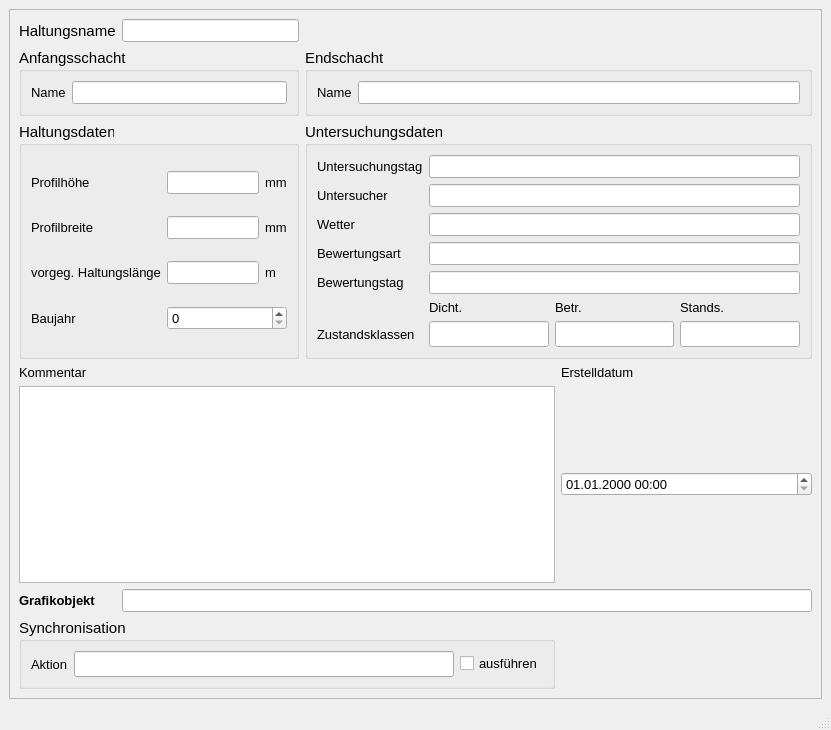
<?xml version="1.0" encoding="UTF-8"?>
<ui version="4.0">
 <class>MainWindow</class>
 <widget class="QMainWindow" name="MainWindow">
  <property name="geometry">
   <rect>
    <x>0</x>
    <y>0</y>
    <width>831</width>
    <height>730</height>
   </rect>
  </property>
  <property name="sizePolicy">
   <sizepolicy hsizetype="Preferred" vsizetype="Preferred">
    <horstretch>0</horstretch>
    <verstretch>0</verstretch>
   </sizepolicy>
  </property>
  <property name="minimumSize">
   <size>
    <width>620</width>
    <height>590</height>
   </size>
  </property>
  <property name="maximumSize">
   <size>
    <width>16777215</width>
    <height>16777215</height>
   </size>
  </property>
  <property name="baseSize">
   <size>
    <width>0</width>
    <height>0</height>
   </size>
  </property>
  <property name="font">
   <font>
    <family>Tahoma</family>
    <pointsize>10</pointsize>
   </font>
  </property>
  <property name="windowTitle">
   <string>MainWindow</string>
  </property>
  <widget class="QWidget" name="centralwidget">
   <layout class="QGridLayout" name="gridLayout">
    <item row="0" column="0">
     <widget class="QScrollArea" name="scrollArea">
      <property name="widgetResizable">
       <bool>true</bool>
      </property>
      <widget class="QWidget" name="scrollAreaWidgetContents">
       <property name="geometry">
        <rect>
         <x>0</x>
         <y>0</y>
         <width>807</width>
         <height>653</height>
        </rect>
       </property>
       <layout class="QGridLayout" name="gridLayout_2">
        <item row="0" column="0">
         <widget class="QLabel" name="label">
          <property name="font">
           <font>
            <family>Tahoma</family>
            <pointsize>11</pointsize>
           </font>
          </property>
          <property name="text">
           <string>Haltungsname</string>
          </property>
         </widget>
        </item>
        <item row="0" column="1">
         <widget class="QLineEdit" name="leitnam">
          <property name="font">
           <font>
            <family>Tahoma</family>
            <pointsize>10</pointsize>
           </font>
          </property>
          <property name="toolTip">
           <string>&lt;html&gt;&lt;head/&gt;&lt;body&gt;&lt;p&gt;Eindeutiger Haltungsname&lt;/p&gt;&lt;/body&gt;&lt;/html&gt;</string>
          </property>
          <property name="statusTip">
           <string>Eindeutiger Haltungsname</string>
          </property>
         </widget>
        </item>
        <item row="1" column="0" colspan="2">
         <widget class="QGroupBox" name="groupBox">
          <property name="font">
           <font>
            <family>Tahoma</family>
            <pointsize>11</pointsize>
           </font>
          </property>
          <property name="title">
           <string>Anfangsschacht</string>
          </property>
          <layout class="QGridLayout" name="gridLayout_3">
           <item row="0" column="0">
            <widget class="QLabel" name="label_3">
             <property name="font">
              <font>
               <family>Tahoma</family>
               <pointsize>10</pointsize>
              </font>
             </property>
             <property name="text">
              <string>Name</string>
             </property>
            </widget>
           </item>
           <item row="0" column="1">
            <widget class="QLineEdit" name="schoben">
             <property name="font">
              <font>
               <family>Tahoma</family>
               <pointsize>10</pointsize>
              </font>
             </property>
             <property name="toolTip">
              <string>&lt;html&gt;&lt;head/&gt;&lt;body&gt;&lt;p&gt;Name des oberen Schachts&lt;/p&gt;&lt;/body&gt;&lt;/html&gt;</string>
             </property>
             <property name="statusTip">
              <string>Name des oberen Schachts</string>
             </property>
            </widget>
           </item>
          </layout>
         </widget>
        </item>
        <item row="1" column="2" colspan="2">
         <widget class="QGroupBox" name="groupBox_3">
          <property name="font">
           <font>
            <family>Tahoma</family>
            <pointsize>11</pointsize>
           </font>
          </property>
          <property name="title">
           <string>Endschacht</string>
          </property>
          <layout class="QGridLayout" name="gridLayout_4">
           <item row="0" column="0">
            <widget class="QLabel" name="label_9">
             <property name="font">
              <font>
               <family>Tahoma</family>
               <pointsize>10</pointsize>
              </font>
             </property>
             <property name="text">
              <string>Name</string>
             </property>
            </widget>
           </item>
           <item row="0" column="1">
            <widget class="QLineEdit" name="schunten">
             <property name="font">
              <font>
               <family>Tahoma</family>
               <pointsize>10</pointsize>
              </font>
             </property>
             <property name="toolTip">
              <string>&lt;html&gt;&lt;head/&gt;&lt;body&gt;&lt;p&gt;Name des unteren Schachts&lt;/p&gt;&lt;/body&gt;&lt;/html&gt;</string>
             </property>
             <property name="statusTip">
              <string>Name des unteren Schachts</string>
             </property>
            </widget>
           </item>
          </layout>
         </widget>
        </item>
        <item row="2" column="0" colspan="2">
         <widget class="QGroupBox" name="groupBox_2">
          <property name="font">
           <font>
            <family>Tahoma</family>
            <pointsize>11</pointsize>
           </font>
          </property>
          <property name="title">
           <string>Haltungsdaten</string>
          </property>
          <layout class="QGridLayout" name="gridLayout_5">
           <item row="0" column="0">
            <widget class="QLabel" name="label_6">
             <property name="font">
              <font>
               <family>Tahoma</family>
               <pointsize>10</pointsize>
              </font>
             </property>
             <property name="text">
              <string>Profilhöhe</string>
             </property>
            </widget>
           </item>
           <item row="0" column="1">
            <widget class="QLineEdit" name="hoehe">
             <property name="font">
              <font>
               <family>Tahoma</family>
               <pointsize>10</pointsize>
              </font>
             </property>
             <property name="toolTip">
              <string>&lt;html&gt;&lt;head/&gt;&lt;body&gt;&lt;p&gt;Bedeutung hängt vom Profiltyp ab&lt;/p&gt;&lt;/body&gt;&lt;/html&gt;</string>
             </property>
             <property name="statusTip">
              <string>Bedeutung hängt vom Profiltyp ab</string>
             </property>
            </widget>
           </item>
           <item row="0" column="2">
            <widget class="QLabel" name="label_16">
             <property name="font">
              <font>
               <family>Tahoma</family>
               <pointsize>10</pointsize>
              </font>
             </property>
             <property name="text">
              <string>mm</string>
             </property>
            </widget>
           </item>
           <item row="1" column="0">
            <widget class="QLabel" name="label_7">
             <property name="font">
              <font>
               <family>Tahoma</family>
               <pointsize>10</pointsize>
              </font>
             </property>
             <property name="text">
              <string>Profilbreite</string>
             </property>
            </widget>
           </item>
           <item row="1" column="1">
            <widget class="QLineEdit" name="breite">
             <property name="font">
              <font>
               <family>Tahoma</family>
               <pointsize>10</pointsize>
              </font>
             </property>
             <property name="toolTip">
              <string>&lt;html&gt;&lt;head/&gt;&lt;body&gt;&lt;p&gt;Bedeutung hängt vom Profiltyp ab&lt;/p&gt;&lt;/body&gt;&lt;/html&gt;</string>
             </property>
             <property name="statusTip">
              <string>Bedeutung hängt vom Profiltyp ab</string>
             </property>
            </widget>
           </item>
           <item row="1" column="2">
            <widget class="QLabel" name="label_20">
             <property name="font">
              <font>
               <family>Tahoma</family>
               <pointsize>10</pointsize>
              </font>
             </property>
             <property name="text">
              <string>mm</string>
             </property>
            </widget>
           </item>
           <item row="2" column="0">
            <widget class="QLabel" name="label_17">
             <property name="font">
              <font>
               <family>Tahoma</family>
               <pointsize>10</pointsize>
              </font>
             </property>
             <property name="text">
              <string>vorgeg. Haltungslänge</string>
             </property>
            </widget>
           </item>
           <item row="2" column="1">
            <widget class="QLineEdit" name="laenge">
             <property name="font">
              <font>
               <family>Tahoma</family>
               <pointsize>10</pointsize>
              </font>
             </property>
             <property name="toolTip">
              <string>&lt;html&gt;&lt;head/&gt;&lt;body&gt;&lt;p&gt;&lt;span style=&quot; font-size:10pt;&quot;&gt;vorgegebene Haltungslänge, falls diese nicht automatisch berechnet werden soll&lt;/span&gt;&lt;/p&gt;&lt;/body&gt;&lt;/html&gt;</string>
             </property>
             <property name="statusTip">
              <string>vorgegebene Haltungslänge, falls diese nicht automatisch berechnet werden soll</string>
             </property>
            </widget>
           </item>
           <item row="2" column="2">
            <widget class="QLabel" name="label_21">
             <property name="font">
              <font>
               <family>Tahoma</family>
               <pointsize>10</pointsize>
              </font>
             </property>
             <property name="text">
              <string>m </string>
             </property>
            </widget>
           </item>
           <item row="3" column="0">
            <widget class="QLabel" name="label_60">
             <property name="font">
              <font>
               <family>Tahoma</family>
               <pointsize>10</pointsize>
              </font>
             </property>
             <property name="text">
              <string>Baujahr</string>
             </property>
            </widget>
           </item>
           <item row="3" column="1" colspan="2">
            <widget class="QSpinBox" name="baujahr">
             <property name="font">
              <font>
               <family>Tahoma</family>
               <pointsize>10</pointsize>
              </font>
             </property>
             <property name="toolTip">
              <string>&lt;html&gt;&lt;head/&gt;&lt;body&gt;&lt;p&gt;Baujahr der Haltung&lt;/p&gt;&lt;/body&gt;&lt;/html&gt;</string>
             </property>
             <property name="statusTip">
              <string>Baujahr der Haltung</string>
             </property>
            </widget>
           </item>
          </layout>
         </widget>
        </item>
        <item row="2" column="2" colspan="2">
         <widget class="QGroupBox" name="groupBox_4">
          <property name="font">
           <font>
            <family>Tahoma</family>
            <pointsize>11</pointsize>
           </font>
          </property>
          <property name="title">
           <string>Untersuchungsdaten</string>
          </property>
          <layout class="QGridLayout" name="gridLayout_6">
           <item row="0" column="0">
            <widget class="QLabel" name="label_61">
             <property name="font">
              <font>
               <family>Tahoma</family>
               <pointsize>10</pointsize>
              </font>
             </property>
             <property name="text">
              <string>Untersuchungstag</string>
             </property>
            </widget>
           </item>
           <item row="0" column="1" colspan="3">
            <widget class="QLineEdit" name="untersuchtag">
             <property name="font">
              <font>
               <family>Tahoma</family>
               <pointsize>10</pointsize>
              </font>
             </property>
             <property name="toolTip">
              <string>&lt;html&gt;&lt;head/&gt;&lt;body&gt;&lt;p&gt;Datum des Untersuchungstages&lt;/p&gt;&lt;/body&gt;&lt;/html&gt;</string>
             </property>
             <property name="statusTip">
              <string>Datum des Untersuchungstages</string>
             </property>
            </widget>
           </item>
           <item row="1" column="0">
            <widget class="QLabel" name="label_62">
             <property name="font">
              <font>
               <family>Tahoma</family>
               <pointsize>10</pointsize>
              </font>
             </property>
             <property name="text">
              <string>Untersucher</string>
             </property>
            </widget>
           </item>
           <item row="1" column="1" colspan="3">
            <widget class="QLineEdit" name="untersucher">
             <property name="font">
              <font>
               <family>Tahoma</family>
               <pointsize>10</pointsize>
              </font>
             </property>
             <property name="toolTip">
              <string>&lt;html&gt;&lt;head/&gt;&lt;body&gt;&lt;p&gt;Name bzw. Kürzel des Untersuchers&lt;/p&gt;&lt;/body&gt;&lt;/html&gt;</string>
             </property>
             <property name="statusTip">
              <string>Name bzw. Kürzel des Untersuchers</string>
             </property>
            </widget>
           </item>
           <item row="2" column="0">
            <widget class="QLabel" name="label_63">
             <property name="font">
              <font>
               <family>Tahoma</family>
               <pointsize>10</pointsize>
              </font>
             </property>
             <property name="text">
              <string>Wetter</string>
             </property>
            </widget>
           </item>
           <item row="2" column="1" colspan="3">
            <widget class="QLineEdit" name="wetter">
             <property name="font">
              <font>
               <family>Tahoma</family>
               <pointsize>10</pointsize>
              </font>
             </property>
             <property name="toolTip">
              <string>&lt;html&gt;&lt;head/&gt;&lt;body&gt;&lt;p&gt;kurzer Kommentar zum Wetter am Untersuchungstag&lt;/p&gt;&lt;/body&gt;&lt;/html&gt;</string>
             </property>
             <property name="statusTip">
              <string>kurzer Kommentar zum Wetter am Untersuchungstag</string>
             </property>
            </widget>
           </item>
           <item row="3" column="0">
            <widget class="QLabel" name="label_64">
             <property name="font">
              <font>
               <family>Tahoma</family>
               <pointsize>10</pointsize>
              </font>
             </property>
             <property name="text">
              <string>Bewertungsart</string>
             </property>
            </widget>
           </item>
           <item row="3" column="1" colspan="3">
            <widget class="QLineEdit" name="bewertungsart">
             <property name="font">
              <font>
               <family>Tahoma</family>
               <pointsize>10</pointsize>
              </font>
             </property>
             <property name="toolTip">
              <string>&lt;html&gt;&lt;head/&gt;&lt;body&gt;&lt;p&gt;Name des verwndeten Bewertungsmodells (z.B. DWA-M 149-3)&lt;/p&gt;&lt;/body&gt;&lt;/html&gt;</string>
             </property>
             <property name="statusTip">
              <string>Name des verwndeten Bewertungsmodells (z.B. DWA-M 149-3)</string>
             </property>
            </widget>
           </item>
           <item row="4" column="0">
            <widget class="QLabel" name="label_65">
             <property name="font">
              <font>
               <family>Tahoma</family>
               <pointsize>10</pointsize>
              </font>
             </property>
             <property name="text">
              <string>Bewertungstag</string>
             </property>
            </widget>
           </item>
           <item row="4" column="1" colspan="3">
            <widget class="QLineEdit" name="bewertungstag">
             <property name="font">
              <font>
               <family>Tahoma</family>
               <pointsize>10</pointsize>
              </font>
             </property>
             <property name="toolTip">
              <string>&lt;html&gt;&lt;head/&gt;&lt;body&gt;&lt;p&gt;Datum des Tages, an dem die Bewertung durchgeführt wird&lt;/p&gt;&lt;/body&gt;&lt;/html&gt;</string>
             </property>
             <property name="statusTip">
              <string>Datum des Tages, an dem die Bewertung durchgeführt wird</string>
             </property>
            </widget>
           </item>
           <item row="5" column="1">
            <widget class="QLabel" name="label_39">
             <property name="font">
              <font>
               <family>Tahoma</family>
               <pointsize>10</pointsize>
              </font>
             </property>
             <property name="text">
              <string>Dicht.</string>
             </property>
            </widget>
           </item>
           <item row="5" column="2">
            <widget class="QLabel" name="label_37">
             <property name="font">
              <font>
               <family>Tahoma</family>
               <pointsize>10</pointsize>
              </font>
             </property>
             <property name="text">
              <string>Betr.</string>
             </property>
            </widget>
           </item>
           <item row="5" column="3">
            <widget class="QLabel" name="label_38">
             <property name="font">
              <font>
               <family>Tahoma</family>
               <pointsize>10</pointsize>
              </font>
             </property>
             <property name="text">
              <string>Stands.</string>
             </property>
            </widget>
           </item>
           <item row="6" column="0">
            <widget class="QLabel" name="label_36">
             <property name="font">
              <font>
               <family>Tahoma</family>
               <pointsize>10</pointsize>
              </font>
             </property>
             <property name="text">
              <string>Zustandsklassen</string>
             </property>
            </widget>
           </item>
           <item row="6" column="1">
            <widget class="QLineEdit" name="max_ZD">
             <property name="toolTip">
              <string>&lt;html&gt;&lt;head/&gt;&lt;body&gt;&lt;p&gt;Zustandsklasse Dichtheit&lt;/p&gt;&lt;/body&gt;&lt;/html&gt;</string>
             </property>
             <property name="statusTip">
              <string>Zustandsklasse Dichtheit</string>
             </property>
            </widget>
           </item>
           <item row="6" column="2">
            <widget class="QLineEdit" name="max_ZB">
             <property name="toolTip">
              <string>&lt;html&gt;&lt;head/&gt;&lt;body&gt;&lt;p&gt;Zustandsklasse Betriebssicherheit&lt;/p&gt;&lt;/body&gt;&lt;/html&gt;</string>
             </property>
             <property name="statusTip">
              <string>Zustandsklasse Betriebssicherheit</string>
             </property>
            </widget>
           </item>
           <item row="6" column="3">
            <widget class="QLineEdit" name="max_ZS">
             <property name="toolTip">
              <string>&lt;html&gt;&lt;head/&gt;&lt;body&gt;&lt;p&gt;Zustandsklasse Betriebssicherheit&lt;/p&gt;&lt;/body&gt;&lt;/html&gt;</string>
             </property>
             <property name="statusTip">
              <string>Zustandsklasse Betriebssicherheit</string>
             </property>
            </widget>
           </item>
          </layout>
         </widget>
        </item>
        <item row="3" column="0">
         <widget class="QLabel" name="label_22">
          <property name="font">
           <font>
            <family>Tahoma</family>
            <pointsize>10</pointsize>
           </font>
          </property>
          <property name="text">
           <string>Kommentar</string>
          </property>
         </widget>
        </item>
        <item row="3" column="3">
         <widget class="QLabel" name="label_71">
          <property name="text">
           <string>Erstelldatum</string>
          </property>
         </widget>
        </item>
        <item row="4" column="0" colspan="3">
         <widget class="QTextEdit" name="kommentar">
          <property name="font">
           <font>
            <family>Tahoma</family>
            <pointsize>10</pointsize>
           </font>
          </property>
          <property name="toolTip">
           <string>&lt;html&gt;&lt;head/&gt;&lt;body&gt;&lt;p&gt;Platz für zusätzliche Kommentare.&lt;/p&gt;&lt;/body&gt;&lt;/html&gt;</string>
          </property>
          <property name="statusTip">
           <string>Platz für zusätzliche Kommentare.</string>
          </property>
         </widget>
        </item>
        <item row="4" column="3">
         <widget class="QgsDateTimeEdit" name="createdat">
          <property name="font">
           <font>
            <family>Tahoma</family>
            <pointsize>10</pointsize>
           </font>
          </property>
          <property name="currentSection">
           <enum>QDateTimeEdit::DaySection</enum>
          </property>
          <property name="displayFormat">
           <string>dd.MM.yyyy HH:mm</string>
          </property>
         </widget>
        </item>
        <item row="5" column="0">
         <widget class="QLabel" name="label_23">
          <property name="font">
           <font>
            <family>Tahoma</family>
            <pointsize>10</pointsize>
            <weight>75</weight>
            <bold>true</bold>
           </font>
          </property>
          <property name="text">
           <string>Grafikobjekt</string>
          </property>
         </widget>
        </item>
        <item row="5" column="1" colspan="3">
         <widget class="QLineEdit" name="objekt">
          <property name="toolTip">
           <string>&lt;html&gt;&lt;head/&gt;&lt;body&gt;&lt;p&gt;Textbeschreibung (WKT) des Grafikobjekts&lt;/p&gt;&lt;/body&gt;&lt;/html&gt;</string>
          </property>
          <property name="statusTip">
           <string>Textbeschreibung des Grafikobjekts</string>
          </property>
         </widget>
        </item>
        <item row="6" column="0" colspan="3">
         <widget class="QGroupBox" name="groupBox_sync">
          <property name="font">
           <font>
            <family>Tahoma</family>
            <pointsize>11</pointsize>
           </font>
          </property>
          <property name="title">
           <string>Synchronisation</string>
          </property>
          <layout class="QGridLayout" name="gridLayout_7">
           <item row="0" column="0">
            <widget class="QLabel" name="label_19">
             <property name="font">
              <font>
               <family>Tahoma</family>
               <pointsize>10</pointsize>
              </font>
             </property>
             <property name="text">
              <string>Aktion</string>
             </property>
            </widget>
           </item>
           <item row="0" column="1">
            <widget class="QLineEdit" name="aktion">
             <property name="toolTip">
              <string>&lt;html&gt;&lt;head/&gt;&lt;body&gt;&lt;p&gt;Maßnahme zur Synchronisation&lt;/p&gt;&lt;/body&gt;&lt;/html&gt;</string>
             </property>
             <property name="statusTip">
              <string>Maßnahme zur Synchronisation</string>
             </property>
            </widget>
           </item>
           <item row="0" column="2">
            <widget class="QCheckBox" name="status">
             <property name="font">
              <font>
               <family>Tahoma</family>
               <pointsize>10</pointsize>
              </font>
             </property>
             <property name="toolTip">
              <string>Synchronisation aktivieren</string>
             </property>
             <property name="statusTip">
              <string>Synchronisation aktivieren</string>
             </property>
             <property name="text">
              <string>ausführen</string>
             </property>
            </widget>
           </item>
          </layout>
         </widget>
        </item>
       </layout>
      </widget>
     </widget>
    </item>
   </layout>
  </widget>
  <widget class="QMenuBar" name="menubar">
   <property name="geometry">
    <rect>
     <x>0</x>
     <y>0</y>
     <width>831</width>
     <height>27</height>
    </rect>
   </property>
  </widget>
  <widget class="QStatusBar" name="statusbar"/>
 </widget>
 <customwidgets>
  <customwidget>
   <class>QgsDateTimeEdit</class>
   <extends>QDateTimeEdit</extends>
   <header>qgsdatetimeedit.h</header>
  </customwidget>
 </customwidgets>
 <tabstops>
  <tabstop>leitnam</tabstop>
  <tabstop>hoehe</tabstop>
  <tabstop>breite</tabstop>
  <tabstop>laenge</tabstop>
  <tabstop>createdat</tabstop>
  <tabstop>kommentar</tabstop>
 </tabstops>
 <resources/>
 <connections/>
</ui>
